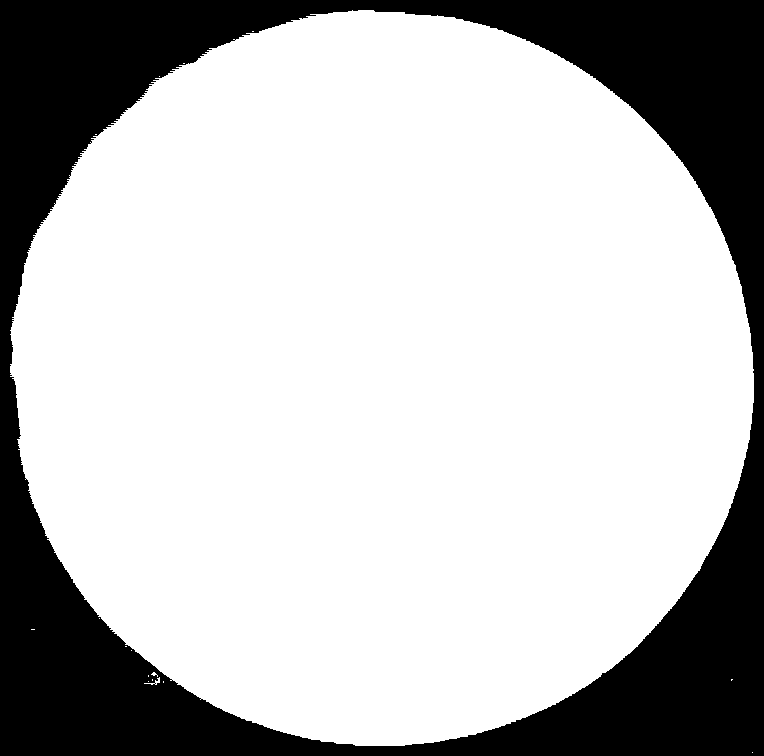
#> input picture picture/test_circle.png, 764 x 756 px, found by its file name
$ python 'check_circle_pp0 copy 2.py'
#> lines starting #> are read from the running program, lines starting #| are printed output that depends on the picture; after the words box and inside, x2 and y2 are one past the last pixel; in counts of white or black regions, pixels touching at a corner belong together
import cv2
import numpy as np
import time

while True:
    time_start = time.time()

    # Đọc ảnh đầu vào
    image = cv2.imread(r"picture\test_circle.png", cv2.IMREAD_GRAYSCALE)
#> image: shape (756, 764); 74.3% white; 1 black region

    # Nhị phân hóa ảnh để lấy vùng hình tròn
    _, binary = cv2.threshold(image, 20, 255, cv2.THRESH_BINARY)

    # Tìm contour lớn nhất (hình tròn)
    contours, _ = cv2.findContours(binary, cv2.RETR_EXTERNAL, cv2.CHAIN_APPROX_SIMPLE)
#> contours = 17 contours, 16 with area under 20; largest, box (x1, y1, x2, y2) and area: (10, 10, 754, 746) 427865
    if not contours:
        print("Không tìm thấy hình tròn trong ảnh.")
        exit()

    largest_contour = max(contours, key=cv2.contourArea)
#> largest_contour = contour of 1348 points, box (x1, y1, x2, y2) (10, 10, 754, 746), area 427865

    # Xác định tâm bằng bounding box của contour
    x, y, w, h = cv2.boundingRect(largest_contour)
#> x = 10; y = 10; w = 744; h = 736
    cx, cy = int(x + w / 2), int(y + h / 2)  # Tâm của bounding box
#> cx = 382; cy = 378

    # Tạo mask từ contour
    mask = np.zeros_like(image)
    cv2.drawContours(mask, [largest_contour], -1, 255, thickness=1)
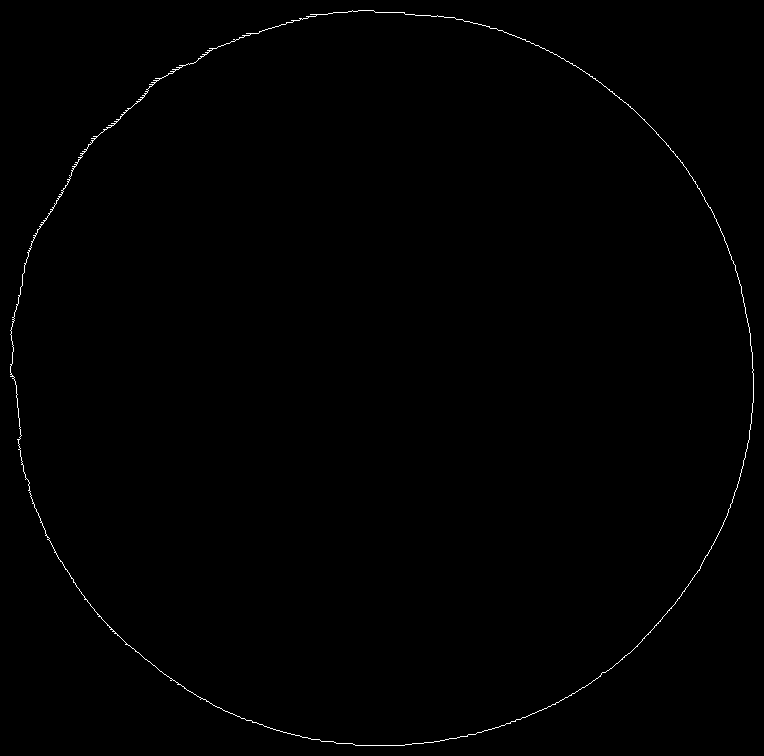
#> mask: shape (756, 764); 0.41% white in thin lines or dots

    h, w = mask.shape
#> h = 756; w = 764


    # Tạo ảnh màu để vẽ kết quả
    output = cv2.cvtColor(mask.copy(), cv2.COLOR_GRAY2BGR)
#> output: shape (756, 764, 3); 0.41% white in thin lines or dots

    # 🔹 **BƯỚC 1: Tạo bảng góc trước**
    angles_ref = np.linspace(0, 360, 360, endpoint=False)  # 360 giá trị từ 0° đến 359°

    # 🔹 **BƯỚC 2: Tính toán nhanh góc & khoảng cách**
    contour_points = largest_contour[:, 0, :]  # Lấy danh sách các điểm biên
#> contour_points = 1348 pairs, first value 10 to 753, second value 10 to 745

    # Tính khoảng cách từ tâm đến từng điểm biên
    dx = contour_points[:, 0] - cx
#> dx = 1348 values, max 371 at index 1069, min -372 at index 427, mean -49.91
    dy = contour_points[:, 1] - cy
#> dy = 1348 values, max 367 at index 786, min -368 at index 0, mean -20.04
    distances = np.sqrt(dx**2 + dy**2)
#> distances = 1348 values, max 377.2 at index 219, min 364.5 at index 1338, mean 369.7

    # Tính góc của từng điểm so với tâm
    angles = np.arctan2(dy, dx) * 180 / np.pi  # Chuyển đổi sang độ
#> angles = 1348 values, max 180 at index 454, min -179.8 at index 453, mean -12.19
    angles = np.mod(angles, 360)  # Đảm bảo góc trong khoảng 0-360
#> angles = 1348 values, max 359.2 at index 1070, min 3.7 at index 1069, mean 183.3

    # 🔹 **BƯỚC 3: Ánh xạ khoảng cách vào mảng `r_list`**
    r_list = np.full(360, np.nan)

    # Tìm góc gần nhất trong `angles_ref` bằng broadcasting
    angle_indices = np.abs(angles[:, None] - angles_ref).argmin(axis=1)
#> angle_indices = 1348 values, max 359 at index 1070, min 4 at index 1068, mean 183.3

    # Gán khoảng cách vào r_list
    for i in range(len(angle_indices)):
        r_list[angle_indices[i]] = distances[i]

    # **Nội suy giá trị NaN để làm mượt**
    valid_r = r_list[~np.isnan(r_list)]
#> valid_r = 326 values, max 376.7 at index 180, min 364.7 at index 247, mean 369.1
    for i in range(len(r_list)):
        if np.isnan(r_list[i]):
            r_list[i] = np.mean(valid_r[max(0, i-5): min(len(valid_r), i+5)])  # Trung bình cục bộ

    # **Tính bán kính trung bình từ 100 giá trị nhỏ nhất**
    first_120 = np.random.choice(valid_r[:80], 25, replace=False)  # Lấy ngẫu nhiên 50 giá trị từ giữa
#> first_120 = 25 values, max 371.7 at index 12, min 366.2 at index 5, mean 368.7
    middle_50 = np.random.choice(valid_r[80:300], 120, replace=False)  # Lấy ngẫu nhiên 50 giá trị từ giữa
#> middle_50 = 120 values, max 375.9 at index 96, min 364.7 at index 116, mean 369.3
    last_10 = np.random.choice(valid_r[300:], 10, replace=False)  # Lấy ngẫu nhiên 50 giá trị từ giữa
#> last_10 = [370.2, 369.9, 368.9, 369.5, 369.2, 369.8, 370, 370.1, 371.1, 368.9]

    # Gộp tất cả vào một danh sách
    selected_values = np.concatenate([ middle_50,last_10])
#> selected_values = 130 values, max 375.9 at index 96, min 364.7 at index 116, mean 369.3

    # Tính r_mean
    r_mean = np.median(np.sort(selected_values))
#> r_mean = 369

    # Debug số lượng góc có giá trị hợp lệ
    print(f"Số góc có giá trị hợp lệ: {np.count_nonzero(~np.isnan(r_list))} / 360")
#| Số góc có giá trị hợp lệ: 358 / 360

    # Nội suy nếu còn thiếu
    valid_indices = np.where(~np.isnan(r_list))[0]
#> valid_indices = 358 values from 0 to 359
    valid_r_values = r_list[valid_indices]
#> valid_r_values = 358 values, max 376.7 at index 200, min 364.7 at index 274, mean 369.1
    full_indices = np.arange(360)
    r_list = np.interp(full_indices, valid_indices, valid_r_values)
#> r_list = 360 values, max 376.7 at index 200, min 364.7 at index 274, mean 369.1

    # **Vẽ các đường tia**
    count_red = 0
    for angle in range(0, 360, 2):  # Giảm mật độ tia (mỗi 5 độ)
        theta = np.deg2rad(angle)
        r = r_list[angle]

        # Xác định màu sắc
        if 4< abs(r - r_mean):
            color = (0, 0, 255)  # Đỏ nếu bất thường
            count_red += 1
        else:
            color = (0, 255, 0)  # Xanh nếu ổn

        # Xác định điểm kết thúc
        x_end, y_end = int(cx + r * np.cos(theta)), int(cy + r * np.sin(theta))

        # Vẽ đường tia
        cv2.line(output, (cx, cy), (x_end, y_end), color, 1)
#> this loop made 180 passes
#> (r, x_end, y_end) on passes 1 to 3: (371.7, 753, 378), (371.6, 753, 390), (371.8, 752, 403)
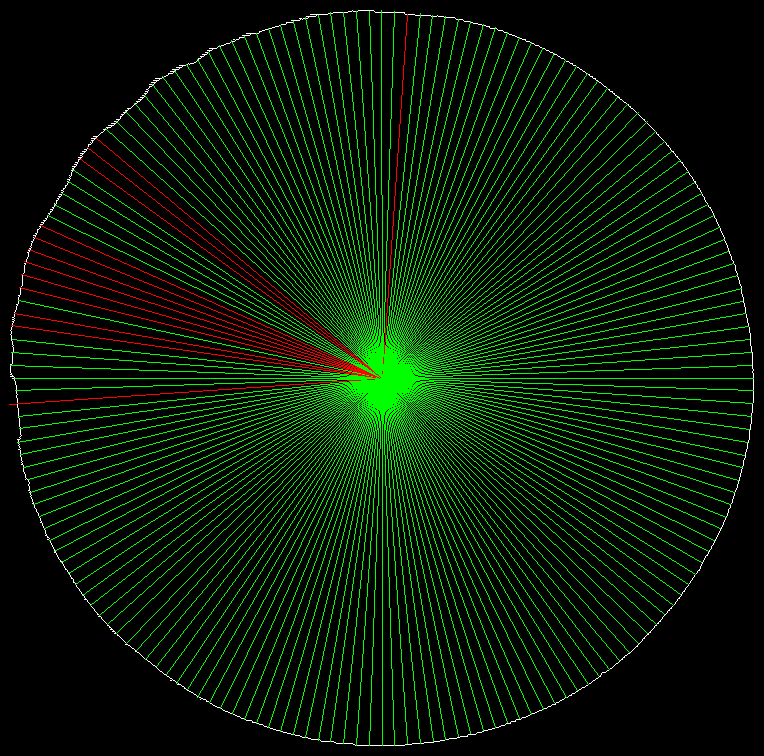
#> output: shape (756, 764, 3); mean B, G, R 1, 24.6, 2.9
#> after the loop, count_red = 13

    # Hiển thị số tia màu đỏ
    print(f"Số lượng tia bất thường (màu đỏ): {count_red}")
#| Số lượng tia bất thường (màu đỏ): 13

    time_end = time.time()
    print(f'Cycle time: {time_end - time_start:.4f} giây')

# # Hiển thị ảnh (tuỳ chọn)
    cv2.imshow("Result", output)
    cv2.waitKey(0)
# cv2.destroyAllWindows()
